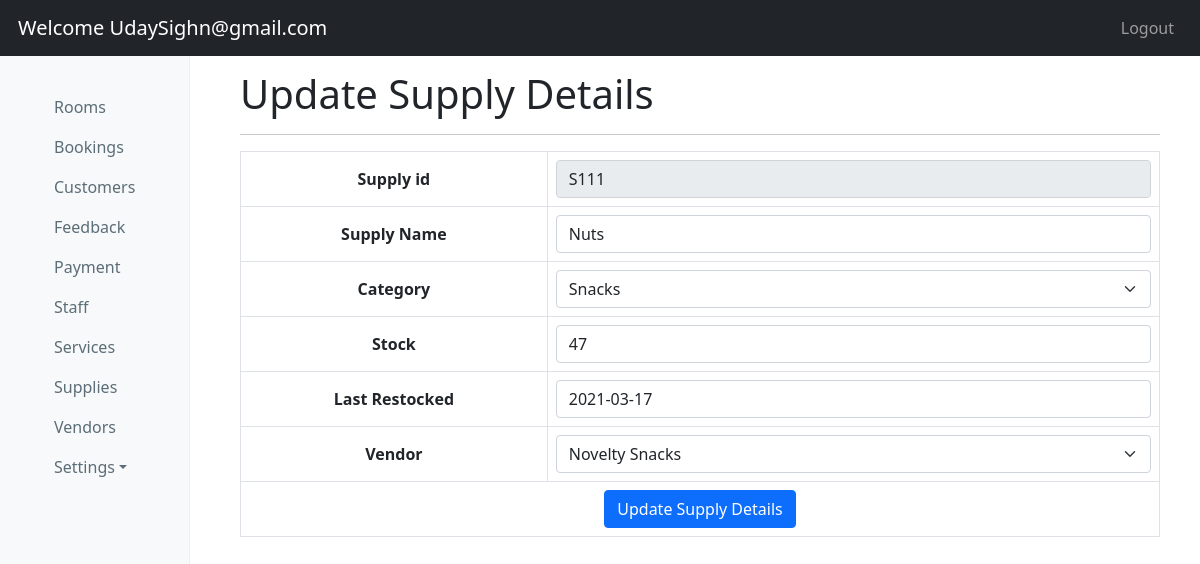
The app's page /admin/dashboard.php?option=update_supply&id=S111 (signed in) with its own data.
### tables this page shows
CREATE TABLE `suppliesmst` (
  `Supply_id` varchar(10) NOT NULL,
  `Vendor_id` varchar(6) DEFAULT NULL,
  `Supply_Name` varchar(20) DEFAULT NULL,
  `Category` enum('Cleaning','tools','linens','toiletries','electrical','others','stationery','Snacks') NOT NULL,
  `Stock` smallint NOT NULL,
  `Last_restocked` date NOT NULL,
  `Active_Status` tinyint(1) DEFAULT '1',
  PRIMARY KEY (`Supply_id`),
  KEY `Vendor_id` (`Vendor_id`),
  CONSTRAINT `suppliesmst_ibfk_1` FOREIGN KEY (`Vendor_id`) REFERENCES `vendormst` (`Vendor_id`)
);

CREATE TABLE `vendormst` (
  `Vendor_id` varchar(6) NOT NULL,
  `Vendor_Name` varchar(30) NOT NULL,
  `Contact_Number` bigint NOT NULL,
  `Comments` varchar(50) DEFAULT NULL,
  `Active_Status` tinyint(1) DEFAULT '1',
  PRIMARY KEY (`Vendor_id`)
);

### admin/update_supply.php (the view, shortened to what this page needs)
<?php
$id=$_GET['id'];
$sql=mysqli_query($con,"select * from suppliesmst where Supply_id='$id'");
$res=mysqli_fetch_assoc($sql);
?>
<form method="post" enctype="multipart/form-data">
<table class="table table-bordered">
	<h1>Update Supply Details</h1><hr>
	<tr>
		<th>Supply id</th>
		<td><input type="text"  name="supply_id" value="<?php echo $res['Supply_id']; ?>"  class="form-control" readonly/>
		</td>
	</tr>
		<tr>
			<th>Supply Name</th>
			<td><input type="text"  name="supply_name" value="<?php echo $res['Supply_Name']; ?>"  class="form-control"/>
			</td>
		</tr>
	<tr>
		<th>Category</th>
		<td><select class="form-select" name="category" required>
			<?php
			$result = mysqli_query($con,'SHOW COLUMNS FROM suppliesmst WHERE field="Category"');
			while ($row = mysqli_fetch_row($result)) {
				foreach(explode("','",substr($row[1],6,-2)) as $option) {
					$word = ucwords($option);
					if($res['Category'] == $option){
						print("<option value='$option' selected>$word</option>");
					}
					else{
					print("<option value='$option'>$word</option>");
					}
				}
			}
			?>
		</td>
	</tr>
	<tr>
		<th>Stock</th>
		<td>
			<input type="text" name="new_stock" value="<?php echo $res['Stock']; ?>" class="form-control"/>
		</td>
	</tr>
	<tr>
		<th>Last Restocked</th>
		<td>
			<input type="text" name="Last_restocked" value="<?php echo $res['Last_restocked']; ?>" class="form-control"/>
		</td>
	</tr>
	<tr>
		<th>Vendor</th>
		<td><select class="form-select" name="Vendor" required>
		<?php
		$vensql=mysqli_query($con,"select * from vendormst");
		while($ven=mysqli_fetch_assoc($vensql))
		{
			?>
			<option value="<?php echo $ven['Vendor_id']?>" <?php if ($res['Vendor_id'] == $ven['Vendor_id']) echo "selected";?>><?php echo $ven['Vendor_Name'] ?></option>
			<?php } ?>
		</select></td>
	</tr>
	<tr>
		<td colspan="2">
			<input type="submit" class="btn btn-primary" value="Update Supply Details" name="update"/>
		</td>
	</tr>
</table>
</form>

### admin/dashboard.css (style rules this page uses)
body { padding-top: 50px; }
table,th,td { text-align: center; vertical-align: middle; }

### records on screen
suppliesmst: supply_id "S111", supply_name "Nuts", category "Snacks", new_stock "47", Last_restocked "2021-03-17", Vendor "Novelty Snacks"

### other values on screen
$admin "UdaySighn@gmail.com"
